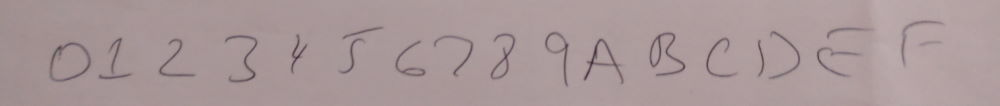
#> input picture Pre_Processing/Projection/split_chars.jpg, 1000 x 106 px
$ python split_chars_projection.py
#> lines starting #> are read from the running program, lines starting #| are printed output that depends on the picture; after the words box and inside, x2 and y2 are one past the last pixel; in counts of white or black regions, pixels touching at a corner belong together; long printed decimals are rounded
### Pre_Processing/Projection/projection.py
#!/usr/bin/python

# Copyright (c) Microsoft Corporation. All rights reserved.
# Licensed under the MIT License.

import cv2
import numpy as np
import sys


def find_runs(sum_rows, level=0):
    """
    Identify sequence of rows where the sum is high.
    This indicates existence of text (where the sum is above level)
    Do the same for sequences where the sum is low
    This indicates a line break - the abscence of text
    """
    lows = []
    highs = []
    num_rows = len(sum_rows)
    old_low_high = -1
    curr_run = []

    for pos in range(num_rows):

        if sum_rows[pos] <= level:
            low_high = 0
        else:
            low_high = 1

        if old_low_high == -1:
            old_low_high = low_high
            curr_run.append(pos)
            continue

        if old_low_high != low_high:
            # new run
            if old_low_high == 0:
                lows.append(curr_run)
            else:
                highs.append(curr_run)

            old_low_high = low_high
            curr_run = []

        curr_run.append(pos)

    return lows, highs


def analyze_runs(lows):

    print("lows")
    lmr_low = []
    for run in lows:
        middle_of_run = ((run[-1] - run[0])/2) + run[0]
        run_width = run[-1] - run[0]
        lmr_low.append([run[0], middle_of_run, run[-1], run_width])

        print(f"num points: {len(run)}"
              f" run_width: {run_width}"
              f" middle pos of run: {middle_of_run}")

    # extract details of each 'low' - start, middle, end, width
    widths = []
    num_seqs = len(lmr_low)
    prev_lmr = None
    for i in range(num_seqs):
        lmr = lmr_low[i]
        if prev_lmr is None:
            prev_lmr = lmr_low[i]
            continue

        pl, pm, pr, pw = prev_lmr
        l, m, r, w = lmr

        widths.append(m-pm)
        prev_lmr = lmr

    median_width = np.median(widths)

    print(np.median(widths))
    print(np.average(widths))

    start = lmr_low[0][1]
    end = lmr_low[-1][1]

    return start, end, median_width, lmr_low


# [10 lines left out: function prepare_for_projection, not called in this run]


def get_projection(image, vert=False):

    axis = 1
    if vert:
        axis = 0

    # Compute the sums of the rows - the projection
    # row_sums = sum_rows(image)
    row_sums = np.sum(image, axis=axis)

    # normalise to 0 to 255
    max_row = np.max(row_sums)
    row_sums = (row_sums / max_row) * 255
    return row_sums


# [35 lines left out: functions find_best_projection, rotate, not called in this run]


def show_image(img, row_sums, line_breaks, vert=False):

    # draw the line breaks calculated from the
    # projection lows
    if not vert:
        for line_break_pos in line_breaks:
            img[line_break_pos, :] = 255
    else:
        for line_break_pos in line_breaks:
            img[:, line_break_pos] = 255

    img = 255 - img
    cv2.imshow('projection results', img)

    cv2.waitKey(0)


def load_image(file_path, squarify=False, invert=True):

    img = cv2.imread(file_path, 0)

    if invert:
        img = 255 - img

    if squarify:
        h, w = img.shape
        min_dim = min(h, w)
        img = img[0:min_dim, 0:min_dim]

    return img

### Pre_Processing/Projection/split_chars_projection.py
#!/usr/bin/python

# Copyright (c) Microsoft Corporation. All rights reserved.
# Licensed under the MIT License.

import projection as p
import cv2


def main():

    image_file_path = './split_chars.jpg'
    is_vert_projection = True
    image = p.load_image(image_file_path)
#> in load_image, `img = 255 - img`:
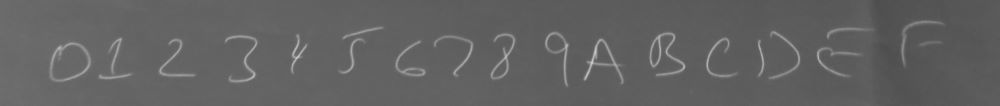
#> img: shape (106, 1000); min 77, max 202, mean 97.7

    _, thresholded_image = cv2.threshold(image, 120, 255, cv2.THRESH_BINARY)
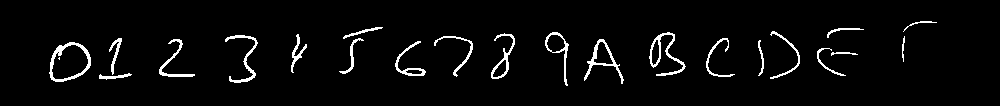
#> thresholded_image: shape (106, 1000); 3.7% white in thin lines or dots, all inside (x1, y1, x2, y2) = (49, 21, 937, 86)

    projection = p.get_projection(thresholded_image, is_vert_projection)
#> in get_projection, `row_sums = np.sum(image, axis=axis)`: row_sums = 1000 values, max 11220 at index 565, min 0 at index 0, mean 1009
#> in get_projection, `max_row = np.max(row_sums)`: max_row = 11220
#> in get_projection, `row_sums = (row_sums / max_row) * 255`: row_sums = 1000 values, max 255 at index 565, min 0 at index 0, mean 22.93
#> projection has the same summary as row_sums in get_projection

    # find the locations of text lines
    # lows are line breaks, highs are text
    lows, highs = p.find_runs(projection)
#> in find_runs, `num_rows = len(sum_rows)`: num_rows = 1000
#> after the loop in find_runs, `for pos in range(num_rows):`: curr_run = 63 values from 937 to 999; highs = 17 items; old_low_high = 0
#> lows = 17 items; highs = 17 items

    # get the line break dimensions
    start, end, median_width, lmr_low = p.analyze_runs(lows)
#> the loop in analyze_runs, `for run in lows:` made 17 passes
#> (middle_of_run, run_width) on passes 1, 3, 4, 5, 6, 9, 10, 11, 12, 13, 14, 16: (24, 48), (145, 26), (209.5, 29), (274, 32), (322.5, 31), (481.5, 17), (529.5, 29), (576, 14), (636, 24), (695.5, 19), (746, 22), (808, 16)
#> (run, middle_of_run, run_width) on passes 2, 7, 8, 15: ([91, 92, 93, 94, 95, 96, 97, 98], 94.5, 7), ([383, 384, 385, 386, 387, 388, 389, 390, 391, 392, 393, 394], 388.5, 11), ([426, 427, 428, 429, 430, 431, 432, 433], 429.5, 7), ([764, 765, 766, 767, 768, 769], 766.5, 5)
#| num points: 49 run_width: 48 middle pos of run: 24.0
#| num points: 8 run_width: 7 middle pos of run: 94.5
#| num points: 27 run_width: 26 middle pos of run: 145.0
#| num points: 30 run_width: 29 middle pos of run: 209.5
#| num points: 33 run_width: 32 middle pos of run: 274.0
#| num points: 32 run_width: 31 middle pos of run: 322.5
#| num points: 12 run_width: 11 middle pos of run: 388.5
#| num points: 8 run_width: 7 middle pos of run: 429.5
#> (further printed lines are left out)
#> after the loop in analyze_runs, `for run in lows:`: lmr_low = 17 items, first 6: [0, 24, 48, 48], [91, 94.5, 98, 7], [132, 145, 158, 26], [195, 209.5, 224, 29], [258, 274, 290, 32], [307, 322.5, 338, 31]
#> in analyze_runs, `num_seqs = len(lmr_low)`: num_seqs = 17
#> the loop in analyze_runs, `for i in range(num_seqs):` made 17 passes
#> (pl, pm, pr, pw, l, m, r, w) on passes 2 to 13: (0, 24, 48, 48, 91, 94.5, 98, 7), (91, 94.5, 98, 7, 132, 145, 158, 26), (132, 145, 158, 26, 195, 209.5, 224, 29), (195, 209.5, 224, 29, 258, 274, 290, 32), (258, 274, 290, 32, 307, 322.5, 338, 31), (307, 322.5, 338, 31, 383, 388.5, 394, 11), (383, 388.5, 394, 11, 426, 429.5, 433, 7), (426, 429.5, 433, 7, 473, 481.5, 490, 17), (473, 481.5, 490, 17, 515, 529.5, 544, 29), (515, 529.5, 544, 29, 569, 576, 583, 14), (569, 576, 583, 14, 624, 636, 648, 24), (624, 636, 648, 24, 686, 695.5, 705, 19)
#> after the loop in analyze_runs, `for i in range(num_seqs):`: widths = [70.5, 50.5, 64.5, 64.5, 48.5, 66, 41, 52, 48, 46.5, 60, 59.5, 50.5, 20.5, 41.5, 74.5]
#> in analyze_runs, `median_width = np.median(widths)`: median_width = 51.25
#| 51.25
#| 53.656
#> in analyze_runs, `start = lmr_low[0][1]`: start = 24
#> in analyze_runs, `end = lmr_low[-1][1]`: end = 882.5
#> start = 24; end = 882.5; median_width = 51.25

    # take the mid point in the middle of a line break
    # where the width is greater than 3 (skips very narrow gaps)
    line_breaks = [int(lmr[1]) for lmr in lmr_low if lmr[3] > 5]
#> line_breaks = [24, 94, 145, 209, 274, 322, 388, 429, 481, 529, 576, 636, 695, 746, 808, 882]

    # show the skew corrected image and the line breaks.
    p.show_image(
        image,
        projection,
        line_breaks,
        is_vert_projection)
#> the loop in show_image, `for line_break_pos in line_breaks:` made 16 passes
#> line_break_pos on passes 1 to 12: 24, 94, 145, 209, 274, 322, 388, 429, 481, 529, 576, 636
#> after the loop in show_image, `for line_break_pos in line_breaks:`:
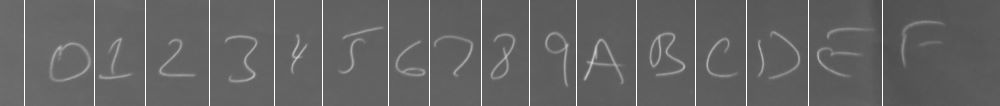
#> img: shape (106, 1000); 1.6% of pixels changed, all inside (x1, y1, x2, y2) = (24, 0, 883, 106)
#> in show_image, `img = 255 - img`:
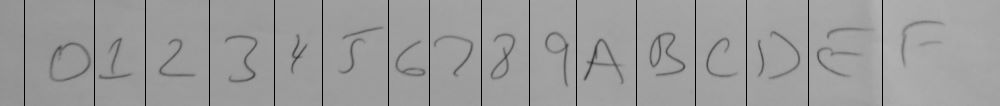
#> img: shape (106, 1000); min 0, max 178, mean 154.7


if __name__ == "__main__":
    main()
